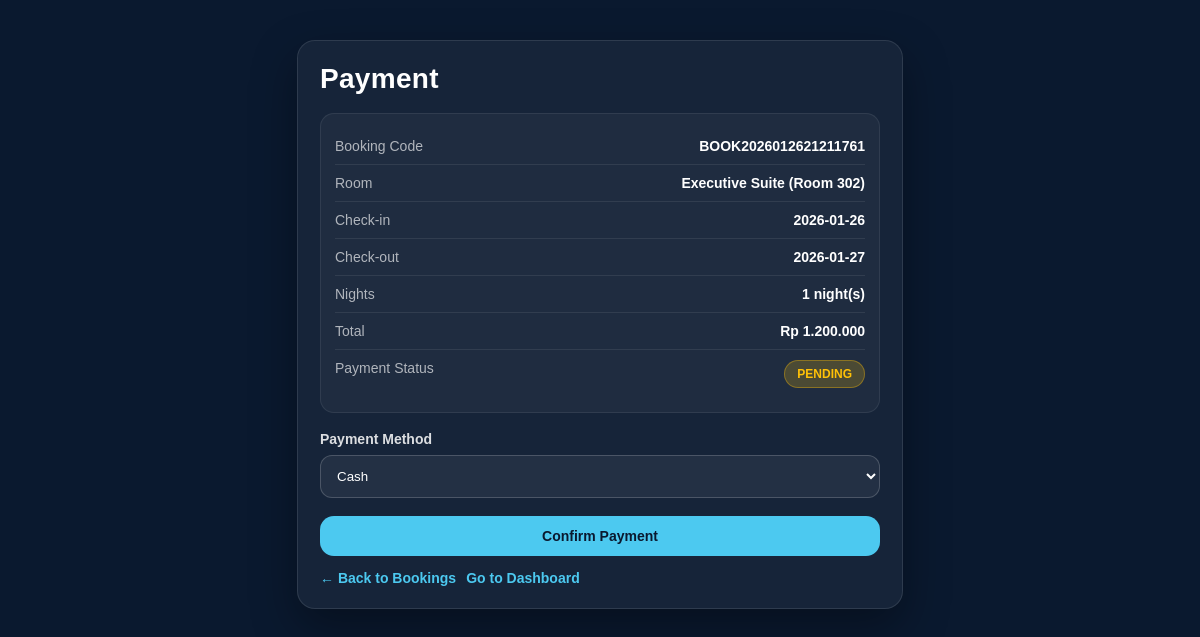
/customer/payment.php?booking_id=4 (signed in), run on the app's committed database.
### tables this page shows
CREATE TABLE `bookings` (
  `id` int(11) NOT NULL,
  `booking_code` varchar(20) NOT NULL,
  `user_id` int(11) NOT NULL,
  `room_id` int(11) NOT NULL,
  `check_in` date NOT NULL,
  `check_out` date NOT NULL,
  `total_nights` int(11) NOT NULL,
  `adults` int(11) DEFAULT 1,
  `children` int(11) DEFAULT 0,
  `total_price` decimal(10,2) NOT NULL,
  `discount_amount` decimal(10,2) DEFAULT 0.00,
  `final_price` decimal(10,2) NOT NULL,
  `special_requests` text DEFAULT NULL,
  `booking_status` enum('pending','confirmed','checked_in','checked_out','cancelled','no_show') DEFAULT 'pending',
  `payment_status` enum('pending','partial','paid','refunded','failed') DEFAULT 'pending',
  `payment_method` varchar(50) DEFAULT NULL,
  `payment_proof` varchar(255) DEFAULT NULL,
  `created_at` timestamp NOT NULL DEFAULT current_timestamp(),
  `updated_at` timestamp NOT NULL DEFAULT current_timestamp() ON UPDATE current_timestamp()
);

CREATE TABLE `room_categories` (
  `id` int(11) NOT NULL,
  `name` varchar(100) NOT NULL,
  `description` text DEFAULT NULL,
  `base_price` decimal(10,2) NOT NULL,
  `max_capacity` int(11) DEFAULT 2,
  `amenities` text DEFAULT NULL,
  `image` varchar(255) DEFAULT NULL,
  `created_at` timestamp NOT NULL DEFAULT current_timestamp()
);

CREATE TABLE `rooms` (
  `id` int(11) NOT NULL,
  `room_number` varchar(10) NOT NULL,
  `category_id` int(11) NOT NULL,
  `floor` varchar(10) DEFAULT NULL,
  `view_type` enum('city','garden','pool','mountain','sea') DEFAULT 'city',
  `bed_type` enum('single','double','queen','king','twin') DEFAULT 'double',
  `smoking` tinyint(1) DEFAULT 0,
  `description` text DEFAULT NULL,
  `image` varchar(255) DEFAULT NULL,
  `images` text DEFAULT NULL,
  `status` enum('available','occupied','maintenance','cleaning','reserved') DEFAULT 'available',
  `created_at` timestamp NOT NULL DEFAULT current_timestamp()
);

### includes/config.php (called while the page is built, shortened)
<?php
function formatCurrency($amount) {
    return 'Rp ' . number_format($amount, 0, ',', '.');
}
?>

### customer/payment.php (the view, shortened to what this page needs)
<?php
require_once '../includes/config.php';
$booking_id = intval($_GET['booking_id'] ?? 0);
$sql = "SELECT
            b.*,
            r.room_number,
            rc.name AS category_name,
            rc.base_price
        FROM bookings b
        JOIN rooms r ON b.room_id = r.id
        JOIN room_categories rc ON r.category_id = rc.id
        WHERE b.id = ? AND b.user_id = ?
        LIMIT 1";
$stmt = $conn->prepare($sql);
$stmt->bind_param("ii", $booking_id, $_SESSION['user_id']);
$stmt->execute();
$booking = $stmt->get_result()->fetch_assoc();
$totalNights = intval($booking['total_nights'] ?? 1);
$amount = $booking['final_price'] ?? $booking['total_price'] ?? 0;
$paymentStatus = $booking['payment_status'] ?? 'pending';
?>
<!DOCTYPE html>
<html lang="id">
<head>
</head>
<body>
<div class="box">
    <h2>Payment</h2>
    <div class="meta">
        <div class="row">
            <div class="label">Booking Code</div>
            <div class="value"><?= htmlspecialchars($booking['booking_code'] ?? '-') ?></div>
        </div>
        <div class="row">
            <div class="label">Room</div>
            <div class="value"><?= htmlspecialchars(($booking['category_name'] ?? '-') . ' (Room ' . ($booking['room_number'] ?? '-') . ')') ?></div>
        </div>
        <div class="row">
            <div class="label">Check-in</div>
            <div class="value"><?= htmlspecialchars($booking['check_in'] ?? '-') ?></div>
        </div>
        <div class="row">
            <div class="label">Check-out</div>
            <div class="value"><?= htmlspecialchars($booking['check_out'] ?? '-') ?></div>
        </div>
        <div class="row">
            <div class="label">Nights</div>
            <div class="value"><?= $totalNights ?> night(s)</div>
        </div>
        <div class="row">
            <div class="label">Total</div>
            <div class="value"><?= formatCurrency($amount) ?></div>
        </div>
        <div class="row">
            <div class="label">Payment Status</div>
            <div class="value">
                <?php if ($paymentStatus === 'paid'): ?>
                    <span class="status paid">PAID</span>
                <?php else: ?>
                    <span class="status pending">PENDING</span>
                <?php endif; ?>
            </div>
        </div>
    </div>
    <form method="POST">
        <label>Payment Method</label>
        <select name="payment_method" <?= ($paymentStatus === 'paid') ? 'disabled' : '' ?>>
            <option value="cash" <?= (($booking['payment_method'] ?? '') === 'cash') ? 'selected' : '' ?>>Cash</option>
        </select>
        <button class="btn btn-primary" type="submit" <?= ($paymentStatus === 'paid') ? 'disabled' : '' ?>>
            <?= ($paymentStatus === 'paid') ? 'Already Paid' : 'Confirm Payment' ?>
        </button>
    </form>
    <div class="links">
        <a class="link" href="bookings.php">← Back to Bookings</a>
        <a class="link" href="dashboard.php">Go to Dashboard</a>
    </div>
</div>
</body>
</html>

### customer/payment.php (style rules this page uses)
body { margin:0; font-family: Arial, sans-serif; background:#0a192f; color:#fff; min-height:100vh; display:flex; justify-content:center; align-items:flex-start; padding:40px 16px; }
.box { width:100%; max-width:560px; background:rgba(255,255,255,0.05); border:1px solid rgba(255,255,255,0.10); border-radius:18px; padding:22px; box-shadow:0 18px 45px rgba(0,0,0,0.35); }
h2 { margin:0 0 18px 0; font-size:28px; font-weight:800; letter-spacing:0.3px; }
.meta { background:rgba(255,255,255,0.04); border:1px solid rgba(255,255,255,0.08); border-radius:14px; padding:14px; margin-bottom:18px; }
.row { display:flex; justify-content:space-between; gap:14px; padding:10px 0; border-bottom:1px solid rgba(255,255,255,0.08); font-size:14px; }
.row:last-child { border-bottom:none; }
.label { color:rgba(255,255,255,0.65); }
.value { font-weight:700; color:#fff; text-align:right; }
.status { display:inline-block; padding:6px 12px; border-radius:999px; font-size:12px; font-weight:800; }
.pending { background:rgba(255,193,7,0.2); color:#ffc107; border:1px solid rgba(255,193,7,0.35); }
label { display:block; margin:14px 0 8px; font-weight:700; color:rgba(255,255,255,0.85); font-size:14px; }
select, input { width:100%; padding:12px 12px; border-radius:12px; border:1px solid rgba(255,255,255,0.18); background:rgba(255,255,255,0.06); color:#fff; outline:none; }
.btn { width:100%; margin-top:18px; padding:12px 14px; border:none; border-radius:14px; cursor:pointer; font-weight:900; font-size:14px; }
.btn-primary { background:#4cc9f0; color:#0a192f; }
.links { display:flex; gap:10px; margin-top:14px; flex-wrap:wrap; }
.link { color:#4cc9f0; text-decoration:none; font-weight:700; font-size:14px; }

### data on the page
bookings: booking_code "BOOK2026012621211761", room_categories.name "Executive Suite (Room 302)", check_in "2026-01-26", check_out "2026-01-27", total_nights "1", final_price "Rp 1.200.000", payment_method "Cash"
